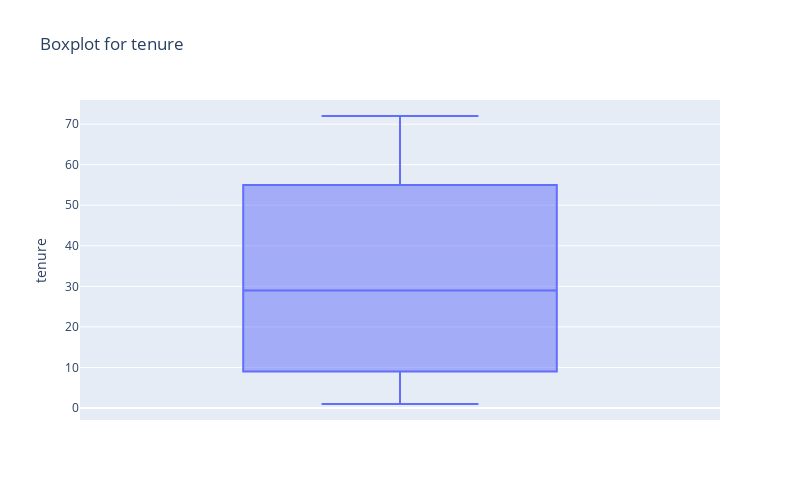
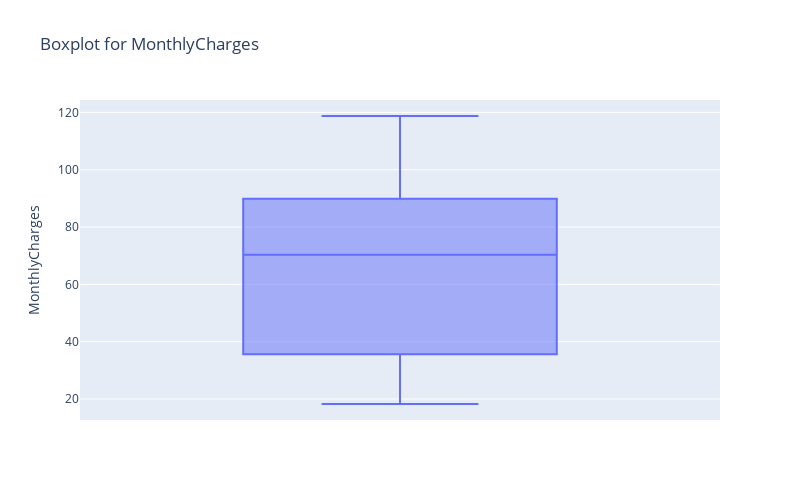
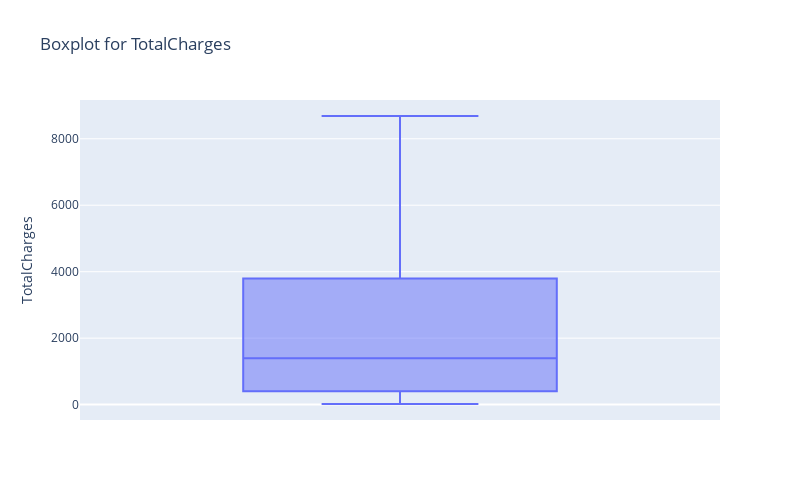

The notebook cell saved with these charts, in order:
### Code cell
def interactive_outlier_check(df, numerical_values):
    for column in numerical_values:
        fig = px.box(df, y=column, title=f'Boxplot for {column}', width=800, height=500)
        fig.show()
interactive_outlier_check(df, numerical_values)

### Figure 1 — Plotly figure (JSON) as saved in the notebook; plotly's stock layout.template omitted (floating-point values rounded to 4 significant figures; data arrays with more than 128 entries replaced by an {"elided": "..."} marker saying what was removed)
{"data": [{"alignmentgroup": "True", "hovertemplate": "tenure=%{y}<extra></extra>", "legendgroup": "", "marker": {"color": "#636efa"}, "name": "", "notched": false, "offsetgroup": "", "orientation": "v", "showlegend": false, "type": "box", "x0": " ", "xaxis": "x", "y": {"elided": "7032 int values"}, "y0": " ", "yaxis": "y"}], "layout": {"boxmode": "group", "height": 500, "legend": {"tracegroupgap": 0}, "title": {"text": "Boxplot for tenure"}, "width": 800, "xaxis": {"anchor": "y", "domain": [0, 1]}, "yaxis": {"anchor": "x", "domain": [0, 1], "title": {"text": "tenure"}}}}

### Figure 2 — Plotly figure (JSON) as saved in the notebook; plotly's stock layout.template omitted (floating-point values rounded to 4 significant figures; data arrays with more than 128 entries replaced by an {"elided": "..."} marker saying what was removed)
{"data": [{"alignmentgroup": "True", "hovertemplate": "MonthlyCharges=%{y}<extra></extra>", "legendgroup": "", "marker": {"color": "#636efa"}, "name": "", "notched": false, "offsetgroup": "", "orientation": "v", "showlegend": false, "type": "box", "x0": " ", "xaxis": "x", "y": {"elided": "7032 float values"}, "y0": " ", "yaxis": "y"}], "layout": {"boxmode": "group", "height": 500, "legend": {"tracegroupgap": 0}, "title": {"text": "Boxplot for MonthlyCharges"}, "width": 800, "xaxis": {"anchor": "y", "domain": [0, 1]}, "yaxis": {"anchor": "x", "domain": [0, 1], "title": {"text": "MonthlyCharges"}}}}

### Figure 3 — Plotly figure (JSON) as saved in the notebook; plotly's stock layout.template omitted (floating-point values rounded to 4 significant figures; data arrays with more than 128 entries replaced by an {"elided": "..."} marker saying what was removed)
{"data": [{"alignmentgroup": "True", "hovertemplate": "TotalCharges=%{y}<extra></extra>", "legendgroup": "", "marker": {"color": "#636efa"}, "name": "", "notched": false, "offsetgroup": "", "orientation": "v", "showlegend": false, "type": "box", "x0": " ", "xaxis": "x", "y": {"elided": "7032 float values"}, "y0": " ", "yaxis": "y"}], "layout": {"boxmode": "group", "height": 500, "legend": {"tracegroupgap": 0}, "title": {"text": "Boxplot for TotalCharges"}, "width": 800, "xaxis": {"anchor": "y", "domain": [0, 1]}, "yaxis": {"anchor": "x", "domain": [0, 1], "title": {"text": "TotalCharges"}}}}
